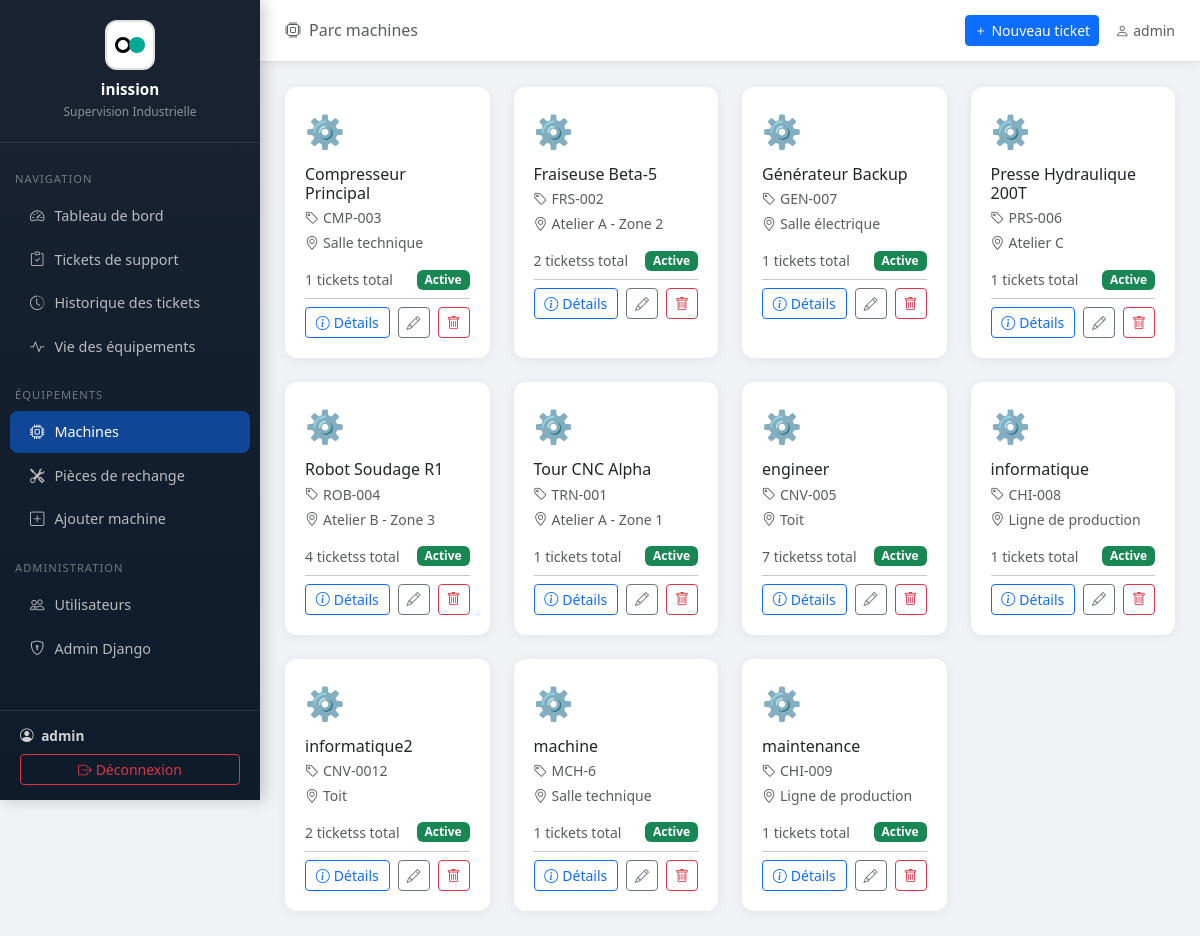
The page /machines/ (signed in) on the database its author committed.
### tickets/models.py (models this page shows, shortened)
class Machine(models.Model):
    nom = models.CharField(max_length=200, verbose_name="Nom de la machine")
    reference = models.CharField(max_length=100, unique=True, verbose_name="Référence")
    localisation = models.CharField(max_length=200, verbose_name="Localisation / Zone")
    description = models.TextField(blank=True, verbose_name="Description")
    actif = models.BooleanField(default=True, verbose_name="Active")
    date_installation = models.DateField(null=True, blank=True, verbose_name="Date d'installation")
    department = models.ForeignKey('Department', on_delete=models.SET_NULL, null=True, blank=True, verbose_name="Département associé")
    operator = models.ForeignKey('OperatorProfile', on_delete=models.SET_NULL, null=True, blank=True, verbose_name="Opérateur assigné")
    class Meta:
        verbose_name = "Machine"
        verbose_name_plural = "Machines"
        ordering = ['nom']

### tickets/views.py (the view, shortened to what this page needs)
# urls.py: path('machines/', views.machine_list, name='machine_list'),
@login_required
def machine_list(request):
    user = request.user
    profile = getattr(user, 'operatorprofile', None)
    if is_admin_or_supervisor(user):
        if profile and profile.role == 'superviseur' and profile.department:
            machines_qs = Machine.objects.filter(department=profile.department).annotate(
                nb_demandes=Count('ticketsupport'),
                nb_ouvertes=Count('ticketsupport', filter=Q(ticketsupport__statut__in=['en_attente', 'validee', 'en_cours']))
            ).order_by('nom')
        else:
            machines_qs = Machine.objects.annotate(
                nb_demandes=Count('ticketsupport'),
                nb_ouvertes=Count('ticketsupport', filter=Q(ticketsupport__statut__in=['en_attente', 'validee', 'en_cours']))
            ).order_by('nom')
    paginator = Paginator(machines_qs, 24)
    page = request.GET.get('page')
    try:
        machines = paginator.page(page)
    except PageNotAnInteger:
        machines = paginator.page(1)
    except EmptyPage:
        machines = paginator.page(paginator.num_pages)
    return render(request, 'tickets/machine_list.html', {'machines': machines, 'paginator': paginator})

### tickets/templatetags/permissions.py (called while the page is built)
@register.filter
def is_admin_or_supervisor(user):
    if user.is_superuser or user.is_staff:
        return True
    profile = getattr(user, 'operatorprofile', None)
    return profile and profile.role == 'superviseur'

### tickets/views.py (called while the page is built)
def is_admin_or_supervisor(user):
    if user.is_superuser or user.is_staff:
        return True
    profile = getattr(user, 'operatorprofile', None)
    return profile and profile.role == 'superviseur'

### tickets/templates/tickets/machine_list.html (shortened to what this page needs)
{% extends 'tickets/base.html' %}
{% load permissions %}
{% block page_title %}<i class="bi bi-cpu me-2"></i>Parc machines{% endblock %}
{% block content %}
<div class="row g-4">
    {% for machine in machines %}
    <div class="col-md-4 col-lg-3">
        <div class="stat-card h-100" data-machine-id="{{ machine.pk }}" style="position:relative;">
            <div style="font-size:2rem;margin-bottom:10px;">
                {% if machine.actif %}⚙️{% else %}🔴{% endif %}
            </div>
            <h6 class="mb-1">{{ machine.nom }}</h6>
            <p class="text-muted small mb-1">
                <i class="bi bi-tag me-1"></i>{{ machine.reference }}
            </p>
            <p class="text-muted small mb-3">
                <i class="bi bi-geo-alt me-1"></i>{{ machine.localisation }}
            </p>
            <div class="d-flex justify-content-between align-items-center">
                <small class="text-muted" data-field="nb_demandes">{{ machine.nb_demandes }} tickets{{ machine.nb_demandes|pluralize }} total</small>
                <span class="badge {% if machine.actif %}bg-success{% else %}bg-secondary{% endif %}" data-field="status">
                    {% if machine.actif %}Active{% else %}Inactive{% endif %}
                </span>
            </div>
            <hr class="my-2">
            <div class="d-flex gap-2">
                <button class="btn btn-sm btn-outline-primary flex-grow-1"
                        data-bs-toggle="modal"
                        data-bs-target="#machineDetailModal"
                        data-machine-id="{{ machine.pk }}">
                    <i class="bi bi-info-circle me-1"></i>Détails
                </button>
                <a href="{% url 'machine_edit' machine.pk %}" class="btn btn-sm btn-outline-secondary">
                    <i class="bi bi-pencil"></i>
                </a>
                {% if user.is_superuser %}
                <a href="{% url 'machine_delete' machine.pk %}" class="btn btn-sm btn-outline-danger"
                   onclick="return confirm('Êtes-vous sûr de vouloir supprimer cette machine ?');">
                    <i class="bi bi-trash"></i>
                </a>
                {% endif %}
            </div>
        </div>
    </div>
    {% empty %}
    <div class="col-12 text-center py-5 text-muted">
        <i class="bi bi-cpu" style="font-size:4rem;display:block;margin-bottom:15px;"></i>
        Aucune machine enregistrée.<br>
        <a href="{% url 'machine_create' %}" class="btn btn-primary mt-3">Ajouter la première machine</a>
    </div>
    {% endfor %}
</div>
{% endblock %}

### tickets/templates/tickets/base.html (shortened to what this page needs)
{% load permissions %}
<!DOCTYPE html>
<html lang="fr">
<head>
    <link href="https://cdnjs.cloudflare.com/ajax/libs/bootstrap/5.3.2/css/bootstrap.min.css" rel="stylesheet">
    <link href="https://cdnjs.cloudflare.com/ajax/libs/bootstrap-icons/1.11.3/font/bootstrap-icons.min.css" rel="stylesheet">
</head>
<body>
{% if user.is_authenticated %}
<div class="sidebar d-flex flex-column">
    <div class="sidebar-brand flex-shrink-0">
        <div class="brand-icon"></div>
        <h5>inission</h5>
        <small>Supervision Industrielle</small>
    </div>
    <nav class="mt-2 flex-grow-1">
        <div class="sidebar-section">Navigation</div>
        <a href="{% url 'dashboard' %}" class="nav-link {% if request.resolver_match.url_name == 'dashboard' %}active{% endif %}">
            <i class="bi bi-speedometer2"></i><span>Tableau de bord</span>
        </a>
        <a href="{% url 'demande_dashboard' %}" class="nav-link {% if 'demande' in request.resolver_match.url_name %}active{% endif %}">
            <i class="bi bi-clipboard-check"></i><span>Tickets de support</span>
        </a>
            <a href="{% url 'ticket_history_list' %}" class="nav-link {% if request.resolver_match.url_name == 'ticket_history_list' %}active{% endif %}">
                <i class="bi bi-clock-history"></i><span>Historique des tickets</span>
            </a>
        <a href="{% url 'viee_dashboard' %}" class="nav-link {% if 'viee' in request.resolver_match.url_name %}active{% endif %}">
            <i class="bi bi-activity"></i><span>Vie des équipements</span>
        </a>
        {% if user|is_admin_or_supervisor %}
        <div class="sidebar-section">Équipements</div>
        <a href="{% url 'machine_list' %}" class="nav-link {% if 'machine' in request.resolver_match.url_name %}active{% endif %}">
            <i class="bi bi-cpu"></i><span>Machines</span>
        </a>
            <a href="{% url 'machine_spare_parts' %}" class="nav-link {% if request.resolver_match.url_name == 'machine_spare_parts' %}active{% endif %}">
                <i class="bi bi-tools"></i><span>Pièces de rechange</span>
            </a>
        <a href="{% url 'machine_create' %}" class="nav-link">
            <i class="bi bi-plus-square"></i><span>Ajouter machine</span>
        </a>
        {% endif %}
        {% if user.is_staff %}
        <div class="sidebar-section">Administration</div>
        <a href="{% url 'user_list' %}" class="nav-link {% if 'user' in request.resolver_match.url_name %}active{% endif %}">
            <i class="bi bi-people"></i><span>Utilisateurs</span>
        </a>
        <a href="/admin/" class="nav-link">
            <i class="bi bi-shield-lock"></i><span>Admin Django</span>
        </a>
        {% endif %}
    </nav>
    <div class="sidebar-footer flex-shrink-0">
        <div class="user-info">
            <i class="bi bi-person-circle me-1"></i>
            <strong>{{ user.get_full_name|default:user.username }}</strong>
        </div>
        <form action="{% url 'logout' %}" method="post" style="margin-top:8px;">
            <button type="submit" class="btn btn-sm btn-outline-danger w-100">
                <i class="bi bi-box-arrow-right"></i> <span>Déconnexion</span>
            </button>
        </form>
    </div>
</div>
<div class="main-content">
    <div class="topbar">
        <h6 class="mb-0 text-muted">{% block page_title %}{% endblock %}</h6>
        <div class="d-flex align-items-center gap-3">
            <a href="{% url 'demande_create' %}" class="btn btn-primary btn-sm">
                <i class="bi bi-plus"></i> Nouveau ticket
            </a>
            <span class="text-muted small"><i class="bi bi-person me-1"></i>{{ user.username }}</span>
        </div>
    </div>
    <div class="page-content">
        {% block content %}{% endblock %}
    </div>
</div>
{% else %}
    {% block auth_content %}{% endblock %}
{% endif %}
</body>
</html>

### tickets/templates/tickets/base.html (style rules this page uses)
:root { --sidebar-width: 260px; --primary: #1a2332; --accent: #0d6efd; --danger: #dc3545; }
body { background: #f0f2f5; font-family: 'Segoe UI', sans-serif; }
.sidebar { width: var(--sidebar-width); background: linear-gradient(180deg, #1a2332 0%, #0d1b2a 100%); min-height: 100vh; position: fixed; top: 0; left: 0; z-index: 1000; overflow-y: auto; overflow-x: hidden; box-shadow: 4px 0 15px rgba(0,0,0,0.2); max-height: 100vh; }
.sidebar-brand { padding: 20px; border-bottom: 1px solid rgba(255,255,255,0.1); text-align: center; }
.sidebar-brand h5 { color: #fff; font-weight: 700; font-size: 0.95rem; margin: 0; }
.sidebar-brand small { color: rgba(255,255,255,0.5); font-size: 0.75rem; }
.sidebar-brand .brand-icon { width: 50px; height: 50px; background: white; border-radius: 12px; display: flex; align-items: center; justify-content: center; margin: 0 auto 10px; font-size: 1.5rem; position: relative; border: 2px solid #e0e0e0; }
.sidebar-brand .brand-icon::before { content: ''; position: absolute; width: 16px; height: 16px; border: 3px solid #000; border-radius: 50%; left: 8px; top: 50%; transform: translateY(-50%); }
.sidebar-brand .brand-icon::after { content: ''; position: absolute; width: 16px; height: 16px; background: #00a896; border-radius: 50%; right: 8px; top: 50%; transform: translateY(-50%); }
.sidebar-section { padding: 10px 15px 5px; font-size: 0.7rem; color: rgba(255,255,255,0.4); text-transform: uppercase; letter-spacing: 1px; margin-top: 10px; }
.sidebar .nav-link { color: rgba(255,255,255,0.7); padding: 10px 20px; border-radius: 8px; margin: 2px 10px; font-size: 0.9rem; transition: all 0.2s; display: flex; align-items: center; gap: 10px; }
.sidebar .nav-link:hover, .sidebar .nav-link.active { background: rgba(13,110,253,0.3); color: #fff; }
.sidebar .nav-link.active { background: rgba(13,110,253,0.5); }
.sidebar-footer { padding: 15px 20px; border-top: 1px solid rgba(255,255,255,0.1); margin-top: 20px; }
.user-info { color: rgba(255,255,255,0.8); font-size: 0.85rem; }
.main-content { margin-left: var(--sidebar-width); min-height: 100vh; }
.topbar { background: white; padding: 15px 25px; border-bottom: 1px solid #e0e0e0; box-shadow: 0 2px 10px rgba(0,0,0,0.05); display: flex; align-items: center; justify-content: space-between; }
.page-content { padding: 25px; }
.stat-card { background: white; border-radius: 12px; padding: 20px; box-shadow: 0 2px 12px rgba(0,0,0,0.06); border: none; transition: transform 0.2s; }

### rows shown on the page
Machine: nom "Compresseur Principal", reference "CMP-003", localisation "Salle technique", nb_demandes "1", actif "Active"
Machine: nom "Fraiseuse Beta-5", reference "FRS-002", localisation "Atelier A - Zone 2", nb_demandes "2", actif "Active"
Machine: nom "Générateur Backup", reference "GEN-007", localisation "Salle électrique", nb_demandes "1", actif "Active"
Machine: nom "Presse Hydraulique 200T", reference "PRS-006", localisation "Atelier C", nb_demandes "1", actif "Active"
Machine: nom "Robot Soudage R1", reference "ROB-004", localisation "Atelier B - Zone 3", nb_demandes "4", actif "Active"
Machine: nom "Tour CNC Alpha", reference "TRN-001", localisation "Atelier A - Zone 1", nb_demandes "1", actif "Active"
Machine: nom "engineer", reference "CNV-005", localisation "Toit", nb_demandes "7", actif "Active"
Machine: nom "informatique", reference "CHI-008", localisation "Ligne de production", nb_demandes "1", actif "Active"
Machine: nom "informatique2", reference "CNV-0012", localisation "Toit", nb_demandes "2", actif "Active"
Machine: nom "machine", reference "MCH-6", localisation "Salle technique", nb_demandes "1", actif "Active"
Machine: nom "maintenance", reference "CHI-009", localisation "Ligne de production", nb_demandes "1", actif "Active"

### other values the page prints
{{ user.get_full_name|default:user.username }} "admin"
{{ user.username }} "admin"
